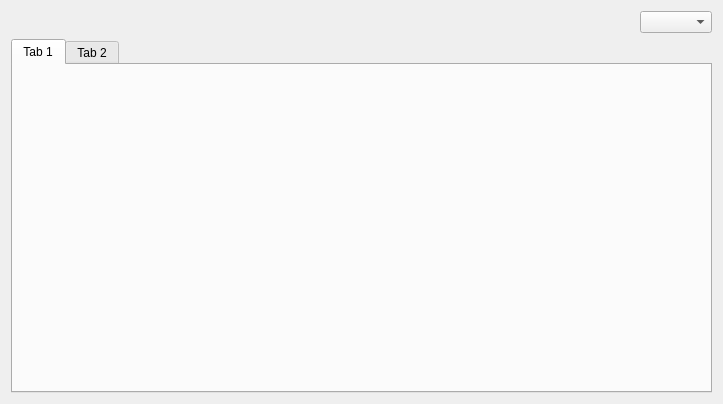
<?xml version="1.0" encoding="UTF-8"?>
<ui version="4.0">
 <class>Form</class>
 <widget class="QWidget" name="Form">
  <property name="geometry">
   <rect>
    <x>0</x>
    <y>0</y>
    <width>723</width>
    <height>404</height>
   </rect>
  </property>
  <property name="windowTitle">
   <string>Form</string>
  </property>
  <layout class="QVBoxLayout" name="verticalLayout">
   <item>
    <layout class="QHBoxLayout" name="horizontalLayout">
     <item>
      <spacer name="horizontalSpacer">
       <property name="orientation">
        <enum>Qt::Horizontal</enum>
       </property>
       <property name="sizeHint" stdset="0">
        <size>
         <width>40</width>
         <height>20</height>
        </size>
       </property>
      </spacer>
     </item>
     <item>
      <widget class="QComboBox" name="usersCombo"/>
     </item>
    </layout>
   </item>
   <item>
    <widget class="QTabWidget" name="tabWidget">
     <widget class="QWidget" name="tab">
      <attribute name="title">
       <string>Tab 1</string>
      </attribute>
     </widget>
     <widget class="QWidget" name="tab_2">
      <attribute name="title">
       <string>Tab 2</string>
      </attribute>
     </widget>
    </widget>
   </item>
  </layout>
 </widget>
 <resources/>
 <connections/>
</ui>
